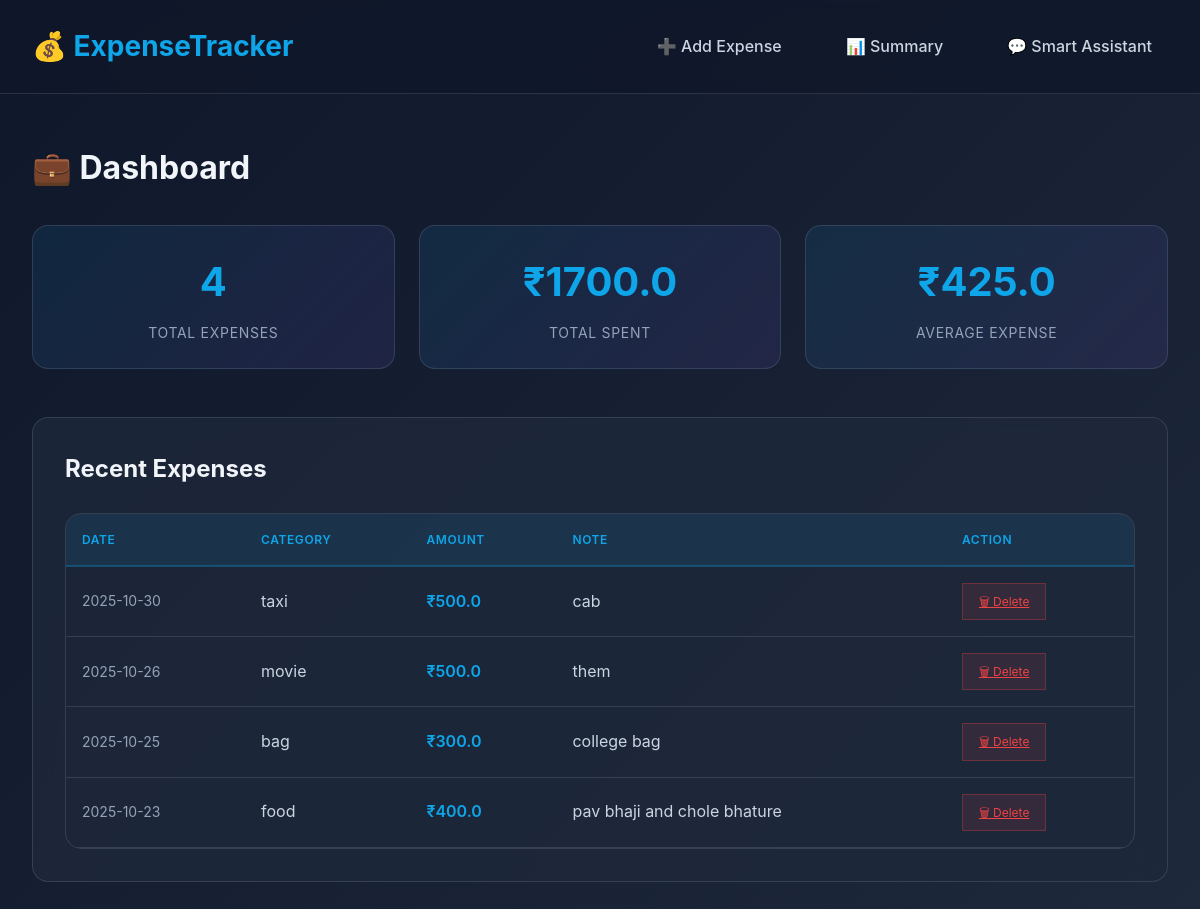
The page / on the database its author committed.
### tables this page shows
CREATE TABLE expenses
                 (id INTEGER PRIMARY KEY AUTOINCREMENT,
                  date TEXT,
                  category TEXT,
                  amount REAL,
                  note TEXT);

### app.py (the view)
@app.route('/')
def index():
    conn = sqlite3.connect('expenses.db')
    c = conn.cursor()
    c.execute("SELECT * FROM expenses ORDER BY date DESC")
    expenses = c.fetchall()
    conn.close()
    total = sum([x[3] for x in expenses]) if expenses else 0
    return render_template('index.html', expenses=expenses, total=total)

### templates/index.html (shortened to what this page needs)
<!DOCTYPE html>
<html lang="en">
<head>
    <link rel="stylesheet" href="{{ url_for('static', filename='style.css') }}">
</head>
<body>
    <header>
        <div class="header-content">
            <div class="logo">💰 ExpenseTracker</div>
            <nav>
                <a href="{{ url_for('add_expense') }}">➕ Add Expense</a>
                <a href="{{ url_for('summary') }}">📊 Summary</a>
                <a href="{{ url_for('assistant') }}">💬 Smart Assistant</a>
            </nav>
        </div>
    </header>
    <main>
        <div class="section-title">💼 Dashboard</div>
        <div class="stats-container">
            <div class="stat-card">
                <div class="stat-value">{{ expenses|length }}</div>
                <div class="stat-label">Total Expenses</div>
            </div>
            <div class="stat-card">
                <div class="stat-value">₹{{ total }}</div>
                <div class="stat-label">Total Spent</div>
            </div>
            <div class="stat-card">
                <div class="stat-value">
                    {% if expenses|length > 0 %}
                    ₹{{ (total / (expenses|length))|round(2) }}
                    {% else %}
                    ₹0
                    {% endif %}
                </div>
                <div class="stat-label">Average Expense</div>
            </div>
        </div>
        <div class="card" style="margin-bottom: 3rem;">
            <h2 style="margin-bottom: 1.5rem; color: #f1f5f9;">Recent Expenses</h2>
            {% if expenses %}
            <div class="table-container">
                <table>
                    <thead>
                        <tr>
                            <th>Date</th>
                            <th>Category</th>
                            <th>Amount</th>
                            <th>Note</th>
                            <th>Action</th>
                        </tr>
                    </thead>
                    <tbody>
                        {% for e in expenses %}
                        <tr>
                            <td class="date">{{ e[1] }}</td>
                            <td>{{ e[2] }}</td>
                            <td class="amount">₹{{ e[3] }}</td>
                            <td>{{ e[4] or '-' }}</td>
                            <td>
                                <a href="{{ url_for('delete_expense', id=e[0]) }}" class="btn-delete"
                                    style="display: inline-block;">🗑 Delete</a>
                            </td>
                        </tr>
                        {% endfor %}
                    </tbody>
                </table>
            </div>
            {% else %}
            <p style="text-align: center; color: #94a3b8; padding: 2rem;">No expenses yet. Add one to get started!</p>
            {% endif %}
        </div>
    </main>
</body>
</html>

### static/style.css (style rules this page uses)
* { margin: 0; padding: 0; box-sizing: border-box; }
body { font-family: -apple-system, BlinkMacSystemFont, "Segoe UI", "Roboto", "Oxygen", "Ubuntu", "Cantarell", "Fira Sans", "Droid Sans", "Helvetica Neue", sans-serif; background: linear-gradient(135deg, #0f172a 0%, #1e293b 100%); color: #e2e8f0; line-height: 1.6; min-height: 100vh; }
header { background: rgba(15, 23, 42, 0.8); backdrop-filter: blur(10px); border-bottom: 1px solid rgba(148, 163, 184, 0.2); position: sticky; top: 0; z-index: 100; }
.header-content { max-width: 1200px; margin: 0 auto; padding: 1.5rem 2rem; display: flex; justify-content: space-between; align-items: center; }
.logo { font-size: 1.75rem; font-weight: 700; color: #0ea5e9; display: flex; align-items: center; gap: 0.75rem; }
nav { display: flex; gap: 2rem; align-items: center; }
nav a { text-decoration: none; color: #cbd5e1; font-weight: 500; padding: 0.5rem 1rem; border-radius: 0.5rem; transition: all 0.3s ease; display: flex; align-items: center; gap: 0.5rem; }
main { max-width: 1200px; margin: 0 auto; padding: 3rem 2rem; }
.section-title { font-size: 2rem; font-weight: 700; margin-bottom: 2rem; color: #f1f5f9; display: flex; align-items: center; gap: 1rem; }
.card { background: rgba(30, 41, 59, 0.8); backdrop-filter: blur(10px); border: 1px solid rgba(148, 163, 184, 0.2); border-radius: 1rem; padding: 2rem; transition: all 0.3s ease; }
.stats-container { display: grid; grid-template-columns: repeat(auto-fit, minmax(250px, 1fr)); gap: 1.5rem; margin-bottom: 3rem; }
.stat-card { background: linear-gradient(135deg, rgba(14, 165, 233, 0.1) 0%, rgba(139, 92, 246, 0.1) 100%); border: 1px solid rgba(148, 163, 184, 0.2); border-radius: 1rem; padding: 1.5rem; text-align: center; }
.stat-value { font-size: 2.5rem; font-weight: 700; color: #0ea5e9; margin-bottom: 0.5rem; }
.stat-label { font-size: 0.875rem; color: #94a3b8; text-transform: uppercase; letter-spacing: 0.05em; }
.table-container { overflow-x: auto; border-radius: 1rem; border: 1px solid rgba(148, 163, 184, 0.2); }
table { width: 100%; border-collapse: collapse; }
thead { background: rgba(14, 165, 233, 0.1); border-bottom: 2px solid rgba(14, 165, 233, 0.3); }
th { padding: 1rem; text-align: left; font-weight: 600; color: #0ea5e9; text-transform: uppercase; font-size: 0.75rem; letter-spacing: 0.05em; }
tr { border-bottom: 1px solid rgba(148, 163, 184, 0.2); transition: background 0.2s ease; }
td { padding: 1rem; color: #cbd5e1; }
.amount { color: #0ea5e9; font-weight: 600; }
.date { color: #94a3b8; font-size: 0.875rem; }
.btn-delete { padding: 0.5rem 1rem; background: rgba(239, 68, 68, 0.1); color: #ef4444; border: 1px solid rgba(239, 68, 68, 0.3); font-size: 0.75rem; width: auto; }

### rows shown on the page
expenses: date "2025-10-30", category "taxi", amount "500.0", note "cab"
expenses: date "2025-10-26", category "movie", amount "500.0", note "them"
expenses: date "2025-10-25", category "bag", amount "300.0", note "college bag"
expenses: date "2025-10-23", category "food", amount "400.0", note "pav bhaji and chole bhature"

### other values the page prints
{{ expenses|length }} "4"
{{ total }} "1700.0"
{{ (total / (expenses|length))|round(2) }} "425.0"
